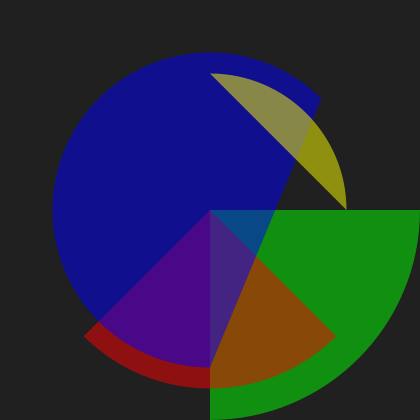
Frame 1 (no input)
Frame 60 (the mouse pressed at the canvas centre just before this capture): identical to frame 1, image omitted
Frame 120 (the mouse held since frame 60 and released just before this capture): identical to frame 1, image omitted

The Processing sketch that drew this single still picture (run headless with seeded random() and noise(); from frame 60 on, the mouse is pressed at the canvas centre):

// Processing sketch: sketch_03_07_arc
// ── sketch_03_07_arc.pde
void setup() {
  size(420, 420);
  background(32);
}

void draw() {
  background(32);
  noStroke();

  // 1. ellipseMode governs the interpretation of arcs as well as
  //    ellipses.s
  ellipseMode(CENTER);
  fill(0, 255, 0, 127);
  arc(width * 0.5, height * 0.5, width, height, 0, HALF_PI);

  fill(255, 0, 0, 127);
  arc(width * 0.5, height * 0.5, width * 0.85, height * 0.85, QUARTER_PI, QUARTER_PI * 3);

  // 2. The last piece of information specified by an arc is the
  //    way in which its start and end points are connected. The
  //    default draws a wedge, but CHORD connects just the start
  //    and stop of the arc.
  fill(0, 0, 255, 127);
  arc(width * 0.5, height * 0.5, width * 0.75, height * 0.75, HALF_PI, QUARTER_PI * 7, CHORD);

  fill(255, 255, 0, 127);
  arc(width * 0.5, height * 0.5, width * 0.65, height * 0.65, QUARTER_PI * 6, TAU, CHORD);
}
